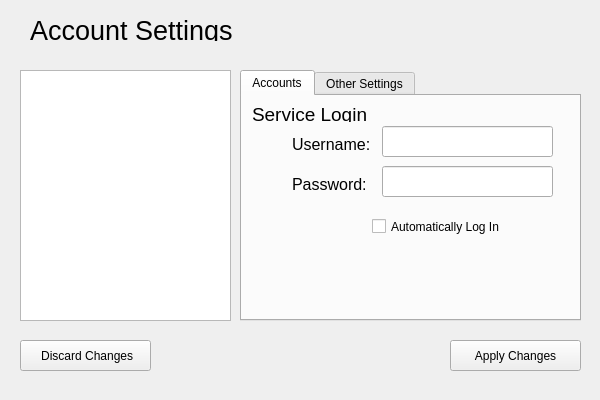
<?xml version="1.0" encoding="UTF-8"?>
<ui version="4.0">
 <class>accountDetails</class>
 <widget class="QWidget" name="accountDetails">
  <property name="geometry">
   <rect>
    <x>0</x>
    <y>0</y>
    <width>600</width>
    <height>400</height>
   </rect>
  </property>
  <property name="windowTitle">
   <string>Form</string>
  </property>
  <widget class="QListWidget" name="accountList">
   <property name="geometry">
    <rect>
     <x>20</x>
     <y>70</y>
     <width>211</width>
     <height>251</height>
    </rect>
   </property>
  </widget>
  <widget class="QPushButton" name="discardButton">
   <property name="geometry">
    <rect>
     <x>20</x>
     <y>340</y>
     <width>131</width>
     <height>31</height>
    </rect>
   </property>
   <property name="text">
    <string> Discard Changes</string>
   </property>
  </widget>
  <widget class="QPushButton" name="applyButton">
   <property name="geometry">
    <rect>
     <x>450</x>
     <y>340</y>
     <width>131</width>
     <height>31</height>
    </rect>
   </property>
   <property name="text">
    <string>Apply Changes</string>
   </property>
  </widget>
  <widget class="QTabWidget" name="tabWidget">
   <property name="geometry">
    <rect>
     <x>240</x>
     <y>70</y>
     <width>341</width>
     <height>251</height>
    </rect>
   </property>
   <property name="currentIndex">
    <number>0</number>
   </property>
   <widget class="QWidget" name="signInTab">
    <attribute name="title">
     <string>Accounts</string>
    </attribute>
    <widget class="QLabel" name="serviceLoginLabel">
     <property name="geometry">
      <rect>
       <x>10</x>
       <y>10</y>
       <width>141</width>
       <height>16</height>
      </rect>
     </property>
     <property name="font">
      <font>
       <pointsize>14</pointsize>
      </font>
     </property>
     <property name="text">
      <string>Service Login</string>
     </property>
    </widget>
    <widget class="QLabel" name="userLabel">
     <property name="geometry">
      <rect>
       <x>50</x>
       <y>40</y>
       <width>91</width>
       <height>16</height>
      </rect>
     </property>
     <property name="font">
      <font>
       <pointsize>12</pointsize>
      </font>
     </property>
     <property name="text">
      <string>Username:</string>
     </property>
    </widget>
    <widget class="QLabel" name="passwordLabel">
     <property name="geometry">
      <rect>
       <x>50</x>
       <y>80</y>
       <width>91</width>
       <height>16</height>
      </rect>
     </property>
     <property name="font">
      <font>
       <pointsize>12</pointsize>
      </font>
     </property>
     <property name="text">
      <string>Password:</string>
     </property>
    </widget>
    <widget class="QCheckBox" name="checkBox">
     <property name="geometry">
      <rect>
       <x>130</x>
       <y>120</y>
       <width>151</width>
       <height>21</height>
      </rect>
     </property>
     <property name="text">
      <string>Automatically Log In</string>
     </property>
    </widget>
    <widget class="QLineEdit" name="userField">
     <property name="geometry">
      <rect>
       <x>140</x>
       <y>30</y>
       <width>171</width>
       <height>31</height>
      </rect>
     </property>
    </widget>
    <widget class="QLineEdit" name="passwordField">
     <property name="geometry">
      <rect>
       <x>140</x>
       <y>70</y>
       <width>171</width>
       <height>31</height>
      </rect>
     </property>
    </widget>
   </widget>
   <widget class="QWidget" name="tab_2">
    <attribute name="title">
     <string>Other Settings</string>
    </attribute>
    <widget class="QLabel" name="label_4">
     <property name="geometry">
      <rect>
       <x>10</x>
       <y>10</y>
       <width>111</width>
       <height>16</height>
      </rect>
     </property>
     <property name="text">
      <string>Selected Server:</string>
     </property>
    </widget>
    <widget class="QComboBox" name="comboBox">
     <property name="geometry">
      <rect>
       <x>10</x>
       <y>30</y>
       <width>311</width>
       <height>31</height>
      </rect>
     </property>
     <item>
      <property name="text">
       <string>United Kingdom</string>
      </property>
     </item>
    </widget>
    <widget class="QCheckBox" name="checkBox_2">
     <property name="geometry">
      <rect>
       <x>10</x>
       <y>70</y>
       <width>251</width>
       <height>21</height>
      </rect>
     </property>
     <property name="text">
      <string>Automatically delete all info and logs</string>
     </property>
    </widget>
   </widget>
  </widget>
  <widget class="QLabel" name="title">
   <property name="geometry">
    <rect>
     <x>30</x>
     <y>20</y>
     <width>281</width>
     <height>21</height>
    </rect>
   </property>
   <property name="font">
    <font>
     <pointsize>20</pointsize>
    </font>
   </property>
   <property name="text">
    <string>Account Settings</string>
   </property>
  </widget>
 </widget>
 <resources/>
 <connections/>
</ui>
